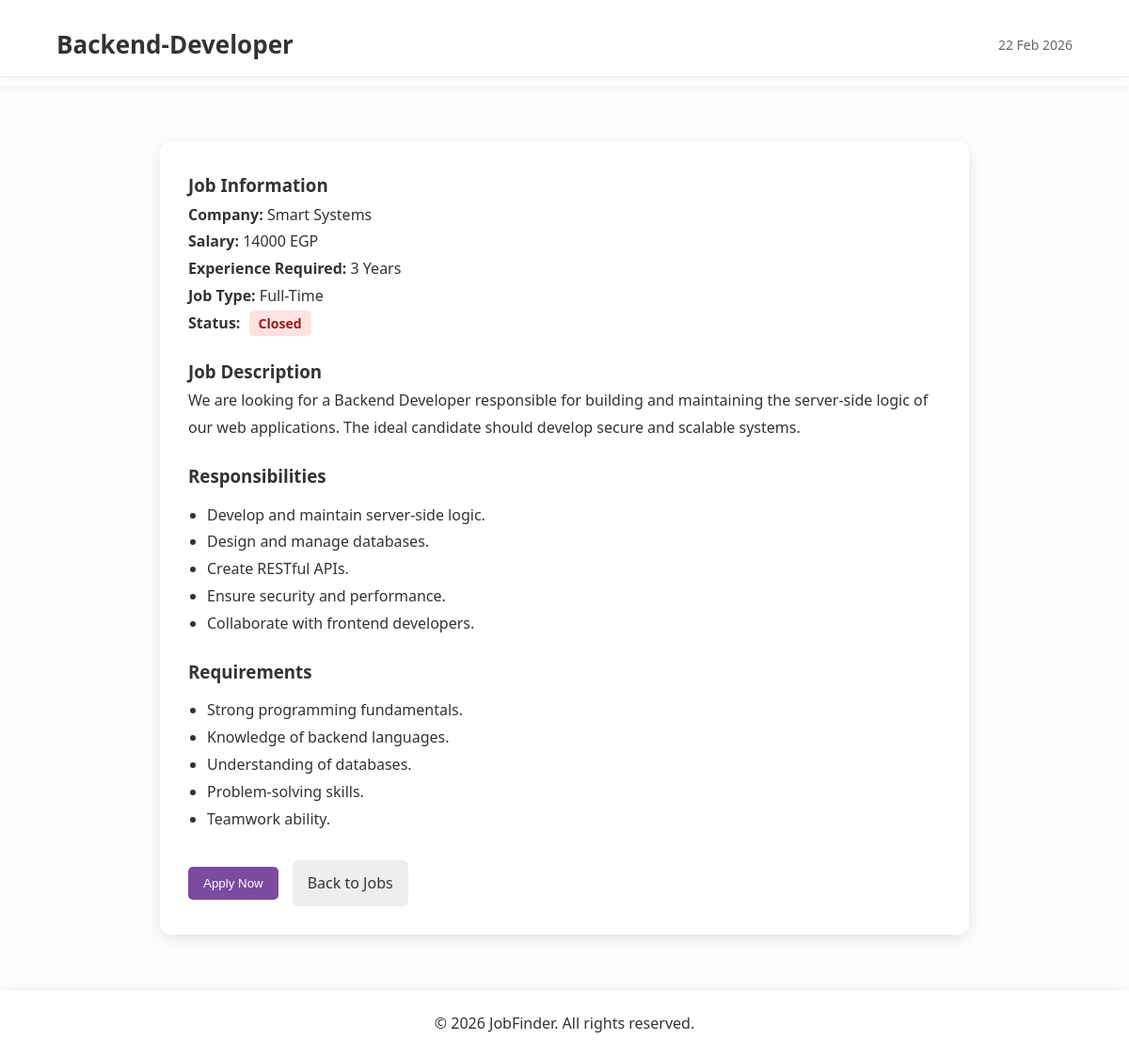
Screenshot of /jobs/3/ with the database file from the repository.
### jobs/models.py (models this page shows, shortened)
class Job(models.Model):
    name = models.CharField(max_length=100)
    company = models.CharField(max_length=100)
    salary = models.IntegerField()
    experience = models.IntegerField()
    job_type = models.CharField(max_length=50)
    status = models.CharField(max_length=20)
    description = models.TextField()
    responsibilities = models.TextField()
    requirements = models.TextField()
    posted_date = models.DateField()

### jobs/views.py (the view)
# urls.py: path('<int:id>/', views.job_details, name='job_details'),
def job_details(request, id):
    job = get_object_or_404(Job, id=id)
    return render(
        request,
        'page/job_details.html',
        {'job': job}
    )

### page/templates/page/job_details.html (shortened to what this page needs)
{% load static %}
<!DOCTYPE html>
<html lang="en">
<head>
    <link rel="stylesheet"
          href="/static/cssFiles/jobs.css">
</head>
<body>
<header>
    <div>
        <h1 class="logo">
            Job<span>Finder</span>
        </h1>
    </div>
    <nav class="nav-bar"
         id="nav-menu">
        <ul>
            <li>
                <a href="/">Home</a>
            </li>
            <li>
                <a href="/jobs/">Find Jobs</a>
            </li>
            <li>
                <a href="#">Applied Jobs</a>
            </li>
            <li>
                <a href="/">
                    <button>
                    </button>
                </a>
            </li>
        </ul>
    </nav>
</header>
<section class="job-details-container">
<article class="job-details-card">
    <header class="job-header">
        <h2>
            {{ job.name }}
        </h2>
        <p class="posted-date">
            {{ job.posted_date|date:"d M Y" }}
        </p>
    </header>
    <section class="job-info-section">
        <h3>
            Job Information
        </h3>
        <div class="job-meta">
            <p>
                <strong>Company:</strong>
                {{ job.company }}
            </p>
            <p>
                <strong>Salary:</strong>
                {{ job.salary }} EGP
            </p>
            <p>
                <strong>Experience Required:</strong>
                {{ job.experience }} Years
            </p>
            <p>
                <strong>Job Type:</strong>
                {{ job.job_type }}
            </p>
            <p>
                <strong>Status:</strong>
                <span class="status {{ job.status|lower }}">
                    {{ job.status }}
                </span>
            </p>
        </div>
    </section>
    <section class="job-description-section">
        <h3>
            Job Description
        </h3>
        <p>
            {{ job.description }}
        </p>
    </section>
    <section class="job-section">
        <h3>
            Responsibilities
        </h3>
   <ul>
{% for line in job.responsibilities.splitlines %}
<li>
{{ line }}
</li>
{% endfor %}
</ul>
    </section>
    <section class="job-section">
        <h3>
            Requirements
        </h3>
<ul>
{% for line in job.requirements.splitlines %}
<li>
{{ line }}
</li>
{% endfor %}
</ul>
    </section>
    <section class="apply-section">
        <button class="btn-primary">
            Apply Now
        </button>
        <a href="/jobs/"
           class="back-btn">
            Back to Jobs
        </a>
    </section>
</article>
</section>
<footer>
    &copy; 2026 JobFinder.
    All rights reserved.
</footer>
</body>
</html>

### static/cssFiles/jobs.css (style rules this page uses)
* { margin:0; padding:0; box-sizing:border-box; }
html { scroll-behavior:smooth; scroll-padding-top:100px; }
body { font-family:'Segoe UI',Tahoma,Geneva,Verdana,sans-serif; line-height:1.8; color:#333; background-color:#fdfdfd; padding-top:90px; display:flex; flex-direction:column; min-height:100vh; }
header { display:flex; justify-content:space-between; align-items:center; padding:1.5rem 5%; background-color:#fff; box-shadow:0 2px 15px rgba(0,0,0,0.05); position:fixed; top:0; left:0; width:100%; z-index:1000; }
.logo { color:#333; font-size:24px; font-weight:bold; }
.logo span { color:#7b4aa1; }
.nav-bar ul { display:flex; gap:2.5rem; list-style:none; }
.nav-bar a { text-decoration:none; color:#333; font-weight:600; transition:color 0.3s ease; }
footer { text-align:center; padding:20px; background-color:#fff; width:100%; box-shadow:0 -2px 10px rgba(0,0,0,0.05); margin-top:auto; }
button { padding:10px 16px; border:none; background-color:#7b4aa1; color:white; border-radius:5px; cursor:pointer; transition:0.3s; }
.status { padding:4px 10px; border-radius:5px; font-size:14px; font-weight:bold; margin-left:5px; }
.status.closed { background-color:#fee2e2; color:#991b1b; }
.job-details-container { max-width:900px; margin:40px auto; padding:20px; }
.job-details-card { background:white; padding:30px; border-radius:12px; box-shadow:0 4px 15px rgba(0,0,0,0.1); }
.job-header { display:flex; justify-content:space-between; align-items:center; margin-bottom:25px; border-bottom:1px solid #eee; padding-bottom:10px; }
.job-header h2 { font-size:26px; }
.posted-date { color:#666; font-size:14px; }
.job-info-section { margin-bottom:20px; }
.job-section { margin-top:20px; }
.job-section ul { margin-left:20px; margin-top:10px; }
.apply-section { margin-top:30px; display:flex; gap:15px; align-items:center; }
.back-btn { text-decoration:none; padding:10px 16px; background:#eee; border-radius:6px; color:#333; }

### rows the page displays
Job: name "Backend-Developer", posted_date "22 Feb 2026", company "Smart Systems", salary "14000", experience "3", job_type "Full-Time", status "Closed", description "We are looking for a Backend Developer responsible for building and maintaining the server-side logic of our web applications. The ideal candidate should develop secure and scalable systems."

### other values shown
{{ line }} "Develop and maintain server-side logic." "Design and manage databases." "Create RESTful APIs." "Ensure security and performance." "Collaborate with frontend developers."
{{ line }} "Strong programming fundamentals." "Knowledge of backend languages." "Understanding of databases." "Problem-solving skills." "Teamwork ability."
